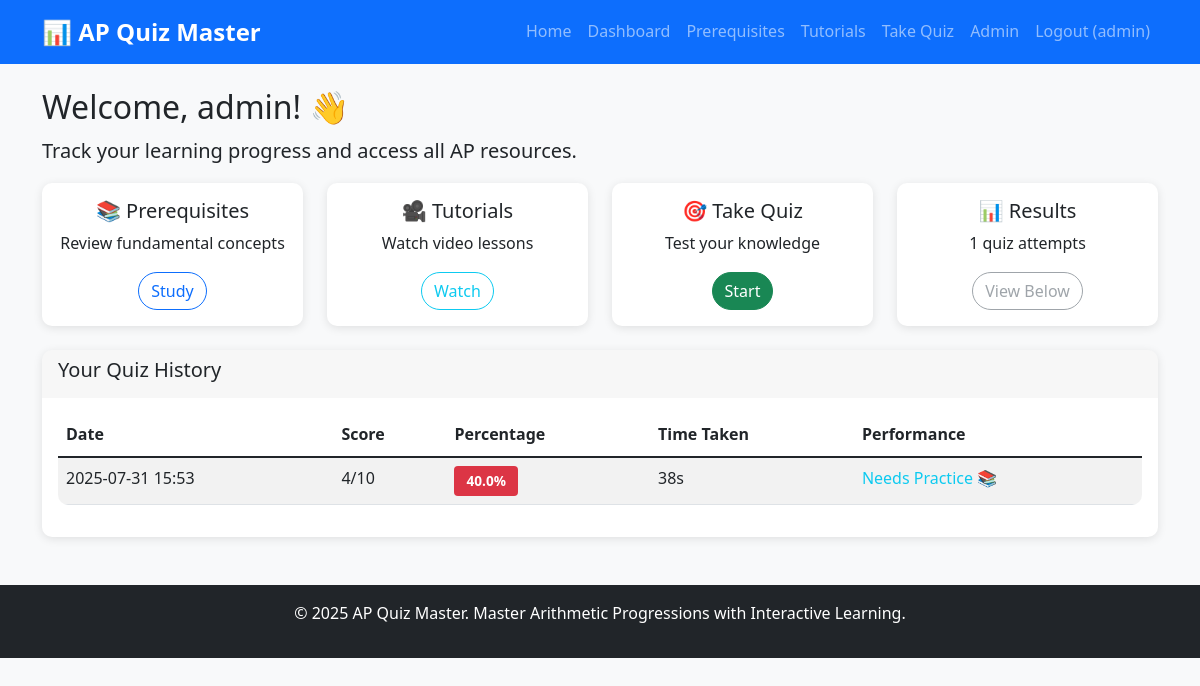
The app's page /dashboard (signed in) with its own data.
### tables this page shows
CREATE TABLE quiz_results (
                id INTEGER PRIMARY KEY AUTOINCREMENT,
                user_id INTEGER NOT NULL,
                score INTEGER NOT NULL,
                total_questions INTEGER NOT NULL,
                percentage REAL NOT NULL,
                time_taken INTEGER NOT NULL,
                timestamp DATETIME DEFAULT CURRENT_TIMESTAMP,
                FOREIGN KEY (user_id) REFERENCES users (id)
            );

### app.py (the view)
@app.route('/dashboard')
def dashboard():
    if 'user_id' not in session:
        return redirect(url_for('login'))
    try:
        user_results = get_user_results(session['user_id'])
        return render_template('dashboard.html', results=user_results)
    except Exception as e:
        flash('Error loading dashboard.', 'error')
        print(f"Dashboard error: {e}")
        return redirect(url_for('index'))

### app.py (called while the page is built)
def get_db_connection():
    conn = sqlite3.connect(DATABASE)
    conn.row_factory = sqlite3.Row
    return conn

def get_user_results(user_id):
    conn = get_db_connection()
    results = conn.execute('''
        SELECT * FROM quiz_results
        WHERE user_id = ?
        ORDER BY timestamp DESC
    ''', (user_id,)).fetchall()
    conn.close()
    return [dict(r) for r in results]

### templates/dashboard.html
{% extends "base.html" %}
{% block content %}
<div class="row">
    <div class="col-md-12">
        <h2>Welcome, {{ session.username }}! 👋</h2>
        <p class="lead">Track your learning progress and access all AP resources.</p>
    </div>
</div>
<div class="row mb-4">
    <div class="col-md-3">
        <div class="card text-center">
            <div class="card-body">
                <h5 class="card-title">📚 Prerequisites</h5>
                <p class="card-text">Review fundamental concepts</p>
                <a href="{{ url_for('prerequisites') }}" class="btn btn-outline-primary">Study</a>
            </div>
        </div>
    </div>
    <div class="col-md-3">
        <div class="card text-center">
            <div class="card-body">
                <h5 class="card-title">🎥 Tutorials</h5>
                <p class="card-text">Watch video lessons</p>
                <a href="{{ url_for('tutorials') }}" class="btn btn-outline-info">Watch</a>
            </div>
        </div>
    </div>
    <div class="col-md-3">
        <div class="card text-center">
            <div class="card-body">
                <h5 class="card-title">🎯 Take Quiz</h5>
                <p class="card-text">Test your knowledge</p>
                <a href="{{ url_for('quiz') }}" class="btn btn-success">Start</a>
            </div>
        </div>
    </div>
    <div class="col-md-3">
        <div class="card text-center">
            <div class="card-body">
                <h5 class="card-title">📊 Results</h5>
                <p class="card-text">{{ results|length }} quiz attempts</p>
                <button class="btn btn-outline-secondary" disabled>View Below</button>
            </div>
        </div>
    </div>
</div>
<div class="row">
    <div class="col-md-12">
        <div class="card">
            <div class="card-header">
                <h5>Your Quiz History</h5>
            </div>
            <div class="card-body">
                {% if results %}
                    <div class="table-responsive">
                        <table class="table table-striped">
                            <thead>
                                <tr>
                                    <th>Date</th>
                                    <th>Score</th>
                                    <th>Percentage</th>
                                    <th>Time Taken</th>
                                    <th>Performance</th>
                                </tr>
                            </thead>
                            <tbody>
                                {% for result in results %}
                                <tr>
                                    <td>{{ result.timestamp[:16] }}</td>
                                    <td>{{ result.score }}/{{ result.total_questions }}</td>
                                    <td>
                                        <span class="badge bg-{% if result.percentage >= 80 %}success{% elif result.percentage >= 60 %}warning{% else %}danger{% endif %}">
                                            {{ "%.1f"|format(result.percentage) }}%
                                        </span>
                                    </td>
                                    <td>{{ result.time_taken }}s</td>
                                    <td>
                                        {% if result.percentage >= 80 %}
                                            <span class="text-success">Excellent 🎉</span>
                                        {% elif result.percentage >= 60 %}
                                            <span class="text-warning">Good 👍</span>
                                        {% else %}
                                            <span class="text-info">Needs Practice 📚</span>
                                        {% endif %}
                                    </td>
                                </tr>
                                {% endfor %}
                            </tbody>
                        </table>
                    </div>
                {% else %}
                    <div class="text-center py-4">
                        <h5>No quiz attempts yet</h5>
                        <p>Take your first quiz to see your performance here!</p>
                        <a href="{{ url_for('quiz') }}" class="btn btn-primary">Take First Quiz</a>
                    </div>
                {% endif %}
            </div>
        </div>
    </div>
</div>
{% endblock %}

### static/style.css (style rules this page uses)
body { background-color: #f8f9fa; font-family: 'Segoe UI', Tahoma, Geneva, Verdana, sans-serif; line-height: 1.6; }
.card { border: none; box-shadow: 0 2px 10px rgba(0,0,0,0.1); border-radius: 10px; }
.card-header { border-radius: 10px 10px 0 0 !important; border-bottom: none; font-weight: 600; }
.btn { border-radius: 25px; font-weight: 500; transition: all 0.3s ease; }
.table { border-radius: 10px; overflow: hidden; }
.badge { padding: 8px 12px; font-size: 0.85rem; }
.card { animation: slideIn 0.5s ease-out; }

### records on screen
quiz_results: timestamp "2025-07-31 15:53", score "4", total_questions "10", percentage "40.0", time_taken "38", shows "Needs Practice 📚"

### other values on screen
{{ session.username }} "admin"
{{ results|length }} "1"
